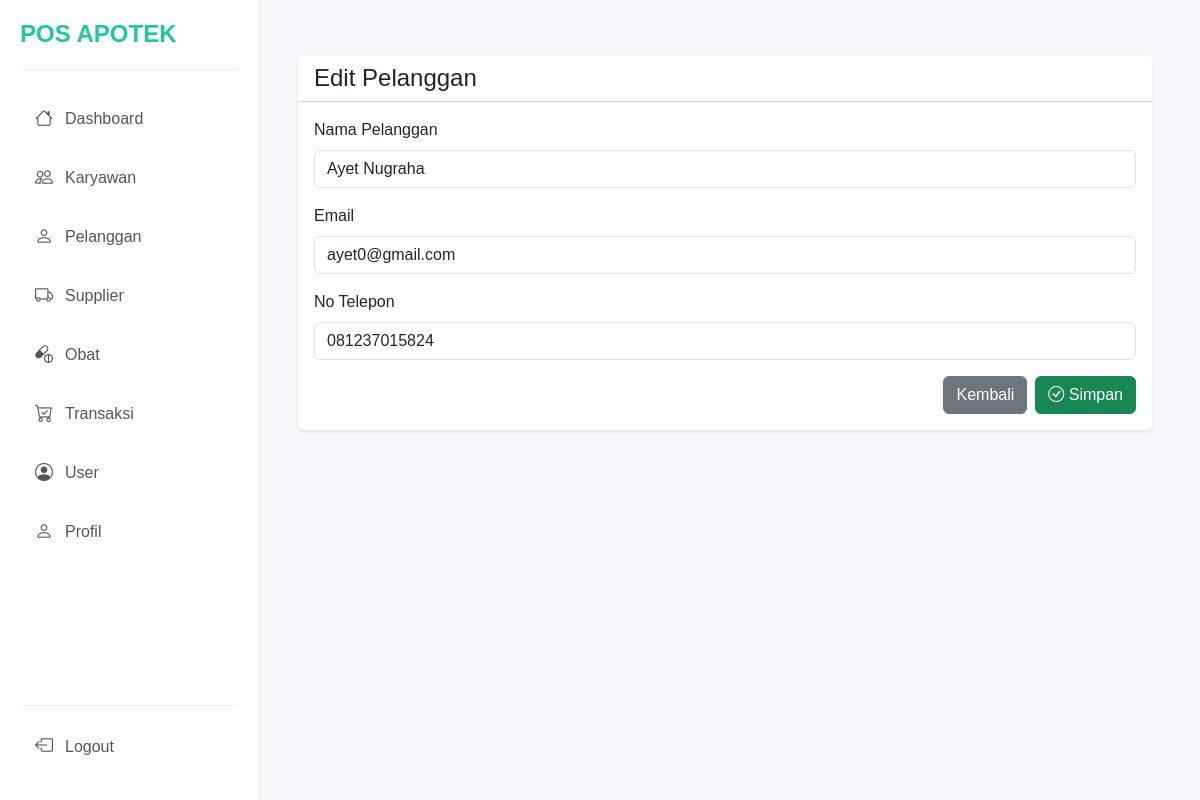
The app's page /page/dashboard.php?page=edit_pelanggan&id_pelanggan=PL001 (signed in) with its own data.
### tables this page shows
CREATE TABLE `pelanggan` (
  `id_pelanggan` char(8) NOT NULL,
  `nama_pelanggan` varchar(55) NOT NULL,
  `email` varchar(55) NOT NULL,
  `no_telepon` varchar(15) NOT NULL
);

### config/Database.php (called while the page is built, shortened)
<?php
class Database {
    private $conn;
    private function connect() {
        $host = "localhost";
        $user = "root";
        $pass = "";
        $db   = "pos_apotek";
        $this->conn = new mysqli($host, $user, $pass, $db);
    }
    public function getConnection() {
        return $this->conn;
    }
}
?>

### class/pelanggan.php (called while the page is built, shortened)
<?php
require_once '../config/Database.php';
class Pelanggan {
    private $table = "pelanggan";
    private $conn;
    public function __construct() {
        $this->db = new Database();
        $this->conn = $this->db->getConnection();
    }
    public function getPelangganById($id_pelanggan) {
        $query = "SELECT * FROM $this->table WHERE id_pelanggan = ?";
        $stmt = $this->conn->prepare($query);
        $stmt->bind_param("s", $id_pelanggan);
        $stmt->execute();
        $result = $stmt->get_result()->fetch_assoc();
        return $result;
    }
}

### page/pelanggan/edit_pelanggan.php (the view, shortened to what this page needs)
<?php
require_once '../class/pelanggan.php';
$pelanggan = new Pelanggan();
$id_pelanggan = $_GET['id_pelanggan'];
$data_pelanggan = $pelanggan->getPelangganById($id_pelanggan);
?>
<div class="container-fluid p-4">
    <div class="card shadow-sm border-0">
        <div class="card-header bg-white">
            <h4 class="mb-0">Edit Pelanggan</h4>
        </div>
        <div class="card-body">
            <form action="dashboard.php?page=edit_pelanggan&id_pelanggan=<?= $data_pelanggan['id_pelanggan'] ?>"
                method="POST">
                <div class="mb-3">
                    <label class="form-label">Nama Pelanggan</label>
                    <input type="text" name="nama_pelanggan" class="form-control" placeholder="Masukkan Nama Pelanggan"
                        required value="<?= $data_pelanggan['nama_pelanggan'] ?>">
                </div>
                <div class="mb-3">
                    <label class="form-label">Email</label>
                    <input type="email" name="email" class="form-control" placeholder="Masukkan Email" required
                        value="<?= $data_pelanggan['email'] ?>">
                </div>
                <div class="mb-3">
                    <label class="form-label">No Telepon</label>
                    <input type="text" name="no_telepon" class="form-control" placeholder="Masukkan No Telepon" required
                        value="<?= $data_pelanggan['no_telepon'] ?>">
                </div>
                <div class="d-flex justify-content-end gap-2">
                    <a href="?page=pelanggan" class="btn btn-secondary">
                        Kembali
                    </a>
                    <button type="submit" name="edit_pelanggan" class="btn btn-success">
                        <i class="bi bi-check-circle"></i> Simpan
                    </button>
                </div>
            </form>
        </div>
    </div>
</div>

### css/style.css (style rules this page uses)
body { background:#f5f7fb; margin:0; font-family:Arial, Helvetica, sans-serif; }
a { text-decoration: none; color: black; }

### records on screen
pelanggan: nama_pelanggan "Ayet Nugraha", email "ayet0@gmail.com", no_telepon "081237015824"
